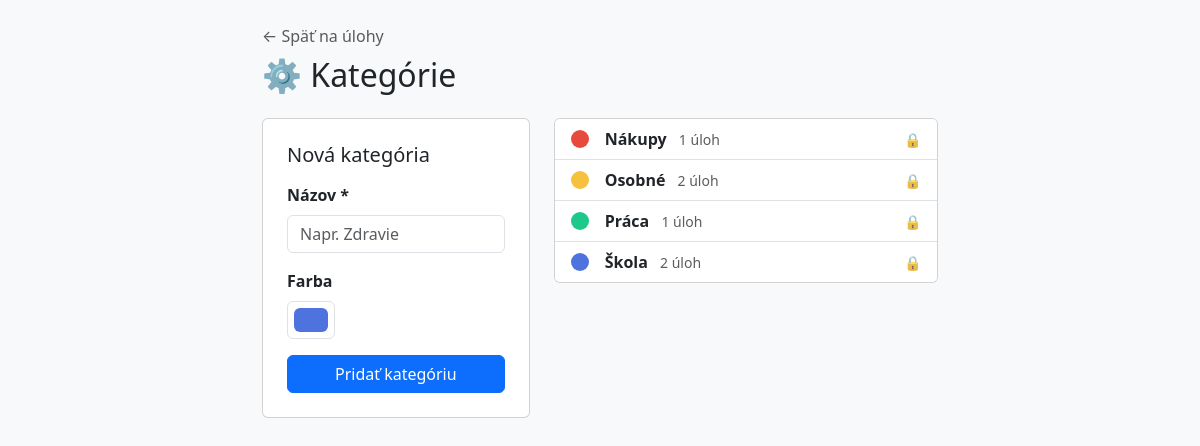
Screenshot of /kategorie.php with the database file from the repository.
### tables this page shows
CREATE TABLE IF NOT EXISTS kategorie (
  id        INT AUTO_INCREMENT PRIMARY KEY,
  nazov     VARCHAR(100) NOT NULL,
  farba     VARCHAR(7)   NOT NULL DEFAULT '#6c757d'
   
);

### kategorie.php (the view, shortened to what this page needs)
<?php
include "db.php";
$sql = "
    SELECT k.*, COUNT(u.id) AS pocet_uloh
    FROM kategorie k
    LEFT JOIN ulohy u ON k.id = u.kategoria_id
    GROUP BY k.id
    ORDER BY k.nazov
";
$kategorie = mysqli_query($conn, $sql);
?>
<!DOCTYPE html>
<html lang="sk">
<head>
  <link href="https://cdn.jsdelivr.net/npm/bootstrap@5.3.0/dist/css/bootstrap.min.css" rel="stylesheet">
</head>
<body class="bg-light">
<div class="container py-4" style="max-width:700px">
  <a href="index.php" class="text-muted text-decoration-none">← Späť na úlohy</a>
  <h2 class="mt-2 mb-4">⚙️ Kategórie</h2>
  <div class="row g-4">
    <div class="col-md-5">
      <div class="card p-4">
        <h5 class="mb-3">Nová kategória</h5>
        <form action="" method="post">
          <div class="mb-3">
            <label class="form-label fw-semibold">Názov *</label>
            <input type="text" name="nazov" class="form-control"
                   value="<?= htmlspecialchars($_POST['nazov'] ?? '') ?>"
                   placeholder="Napr. Zdravie" maxlength="100" required>
          </div>
          <div class="mb-3">
            <label class="form-label fw-semibold">Farba</label>
            <input type="color" name="farba" class="form-control form-control-color"
                   value="<?= htmlspecialchars($_POST['farba'] ?? '#4e73df') ?>">
          </div>
          <button type="submit" class="btn btn-primary w-100">Pridať kategóriu</button>
        </form>
      </div>
    </div>
    <div class="col-md-7">
      <div class="card">
        <div class="list-group list-group-flush">
          <?php while ($kat = mysqli_fetch_assoc($kategorie)): ?>
            <div class="list-group-item d-flex align-items-center gap-3">
              <span style="width:18px;height:18px;border-radius:50%;background:<?= $kat['farba'] ?>;flex-shrink:0"></span>
              <div class="flex-grow-1">
                <strong><?= htmlspecialchars($kat['nazov']) ?></strong>
                <span class="text-muted small ms-2"><?= $kat['pocet_uloh'] ?> úloh</span>
              </div>
              <?php if ($kat['pocet_uloh'] == 0): ?>
                <a href="kategorie.php?zmazat=<?= $kat['id'] ?>"
                   class="btn btn-sm btn-outline-danger"
                   onclick="return confirm('Zmazať kategóriu?')">🗑</a>
              <?php else: ?>
                <span class="text-muted small" title="Najprv zmaž alebo presuň úlohy">🔒</span>
              <?php endif; ?>
            </div>
          <?php endwhile; ?>
        </div>
      </div>
    </div>
  </div>
</div>
</body>
</html>

### rows the page displays
kategorie: nazov "Nákupy", pocet_uloh "1"
kategorie: nazov "Osobné", pocet_uloh "2"
kategorie: nazov "Práca", pocet_uloh "1"
kategorie: nazov "Škola", pocet_uloh "2"
